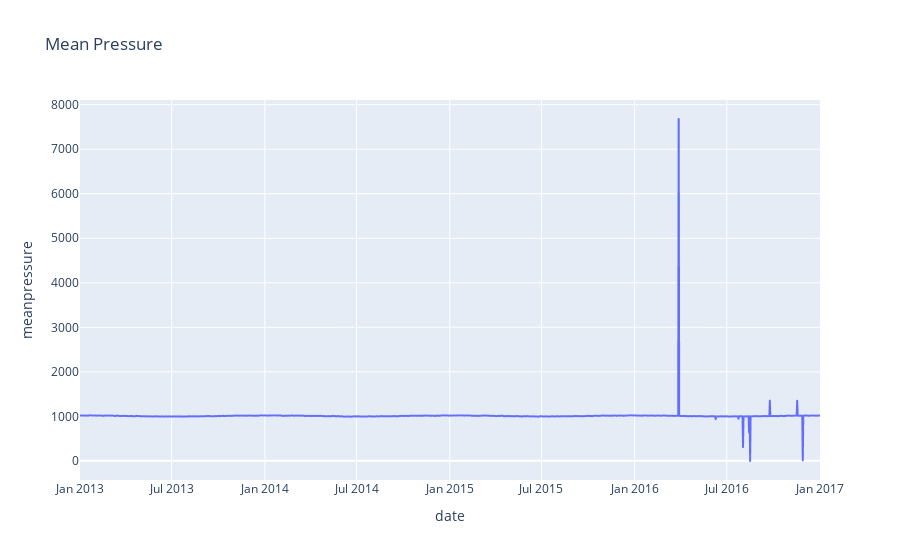

This figure's notebook cell:
### Code cell
# plot mean pressure
fig = px.line(df_train, x=df_train.index, y='meanpressure', title='Mean Pressure')
fig.show()

### Figure 1 — Plotly figure (JSON) as saved in the notebook; plotly's stock layout.template omitted (floating-point values rounded to 4 significant figures; data arrays with more than 128 entries replaced by an {"elided": "..."} marker saying what was removed)
{"data": [{"hovertemplate": "date=%{x}<br>meanpressure=%{y}<extra></extra>", "legendgroup": "", "line": {"color": "#636efa", "dash": "solid"}, "mode": "lines", "name": "", "showlegend": false, "type": "scattergl", "x": {"elided": "1462 str values"}, "xaxis": "x", "y": {"elided": "1462 float values"}, "yaxis": "y"}], "layout": {"legend": {"tracegroupgap": 0}, "title": {"text": "Mean Pressure"}, "xaxis": {"anchor": "y", "domain": [0, 1], "title": {"text": "date"}}, "yaxis": {"anchor": "x", "domain": [0, 1], "title": {"text": "meanpressure"}}}}
